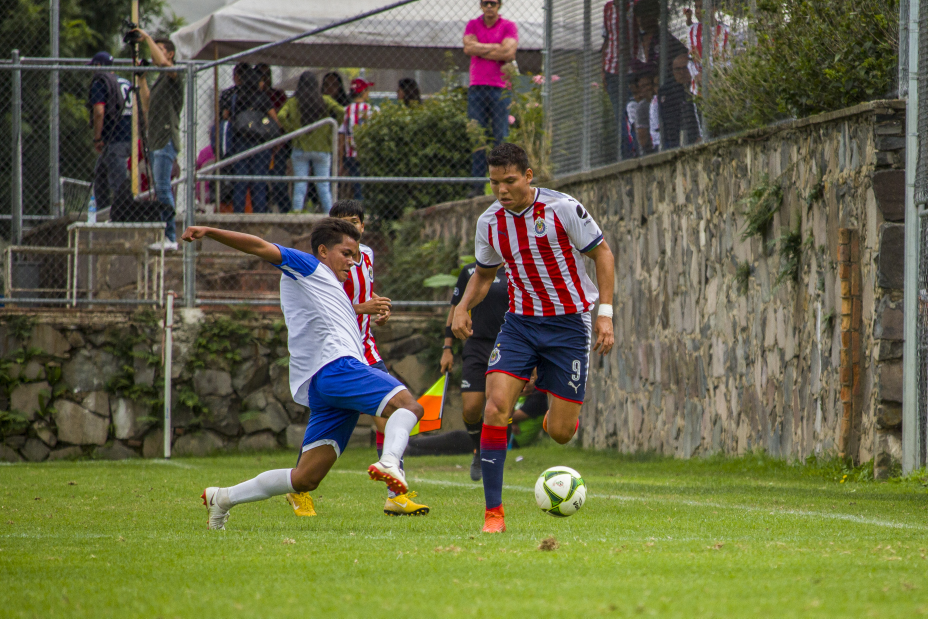
#> input picture sources/Chivas vs Gallos_247.jpg, 2783 x 1855 px (shown at 1/3 size)
$ python main.py
#> lines starting #> are read from the running program, lines starting #| are printed output that depends on the picture
### algoritmo/ncuts.py
import numpy as np
import cv2
import matplotlib.pyplot as plt
from scipy.sparse import diags, lil_matrix
from scipy.sparse.linalg import eigsh
from sklearn.feature_extraction.image import img_to_graph
from sklearn.cluster import KMeans


# 1. CONSTRUCCIÓN DEL GRAFO

def construir_grafo_rapido(imagen, sigma_color=40.0, sigma_espacial=15.0):
    """
    Construye la matriz de afinidad W usando operaciones vectorizadas.
    """
    alto, ancho, canales = imagen.shape


    # Pasamos solo el primer canal para definir la estructura de rejilla 2D.

    print("   -> Generando estructura de grafo (vectorizado)...")
    grafo = img_to_graph(imagen[:, :, 0])

    grafo_coo = grafo.tocoo()
    src = grafo_coo.row
    dst = grafo_coo.col

    # Calcular Distancia de Color
    colores_flat = imagen.reshape(-1, canales)
    colores_src = colores_flat[src]
    colores_dst = colores_flat[dst]
    dist_color_sq = np.sum((colores_src - colores_dst) ** 2, axis=1)

    # Calcular Distancia Espacial
    y_coords, x_coords = np.indices((alto, ancho))
    coords = np.stack([y_coords.ravel(), x_coords.ravel()], axis=1)
    coords_src = coords[src]
    coords_dst = coords[dst]
    dist_espacial_sq = np.sum((coords_src - coords_dst) ** 2, axis=1)

    # Calcular Pesos Finales (Kernel Gaussiano)
    print(f"   -> Calculando pesos (Sigma Color: {sigma_color}, Sigma Espacial: {sigma_espacial})...")
    pesos = np.exp(-dist_color_sq / (sigma_color**2)) * np.exp(-dist_espacial_sq / (sigma_espacial**2))

    grafo.data = pesos
    return grafo


# 2. SOLVER ROBUSTO (CORREGIDO PARA CONVERGENCIA)

def ncuts(W, num_segmentos):
    """
    Resuelve (D - W)x = lambda Dx usando Shift-Invert para estabilidad.
    """
    print("   -> Calculando Matriz Laplaciana...")

    # Grados con epsilon para seguridad
    grados = np.array(W.sum(axis=1)).flatten()
    grados[grados < 1e-10] = 1e-10

    D_inv_sqrt = diags(1.0 / np.sqrt(grados))
    D = diags(grados)
    L = D - W

    # Laplaciano Normalizado: L_sym = D^-1/2 * L * D^-1/2
    L_sym = D_inv_sqrt @ L @ D_inv_sqrt

    print(f"   -> Resolviendo {num_segmentos} vectores propios (Modo Shift-Invert)...")


    # sigma=0.001 + which='LM'
    try:
        valores, vectores = eigsh(
            L_sym,
            k=num_segmentos + 1, # Buscamos k+1 porque el primero se descarta
            sigma=0.001,
            which='LM',
            maxiter=5000,
            ncv=20
        )
    except Exception as e:
        print(f"   ERROR: No convergió ({e}). Devolviendo ruido.")
        return np.random.rand(L_sym.shape[0], num_segmentos)

    # Recuperar solución original y descartar el primer vector (que es casi 0)
    # Devolvemos los vectores desde el índice 1 hasta el final
    vectores_embedding = D_inv_sqrt @ vectores[:, 1:]

    return vectores_embedding

### main.py
from algoritmo.ncuts import construir_grafo_rapido, ncuts
import cv2
import matplotlib.pyplot as plt
from sklearn.cluster import KMeans
import numpy as np


def main():
    # RUTA DE TU IMAGEN
    ruta = 'sources/Chivas vs Gallos_247.jpg'
    img = cv2.imread(ruta)
#> img is the input picture: shape (1855, 2783, 3); mean B, G, R 70.6, 102.7, 102.4

    if img is None:
        print(f"Error: No se encuentra la imagen en {ruta}")
        return

    # Aumentamos un poco la resolución para mejor detalle
    tano_target = (80, 80)
    img_resized = cv2.resize(img, tano_target)
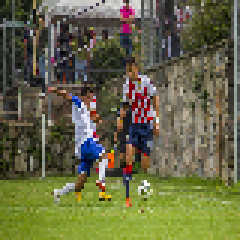
#> img_resized: shape (80, 80, 3) (shown 3 times larger); mean B, G, R 70.7, 102.7, 102.5

    # Convertir a LAB para mejor percepción de color
    img_lab = cv2.cvtColor(img_resized, cv2.COLOR_BGR2LAB).astype(np.float32)
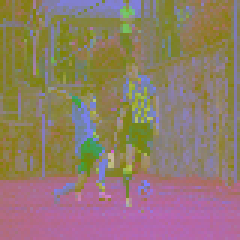
#> img_lab: shape (80, 80, 3) float32 (shown 3 times larger); mean B, G, R 108.1, 123.6, 145.3

    print("1. Construyendo Grafo...")
    # Estos parámetros son más tolerantes para evitar "ruido"
    W = construir_grafo_rapido(img_lab, sigma_color=40.0, sigma_espacial=15.0)
#> in construir_grafo_rapido, `coords_src = coords[src]`: coords_src = 31680 pairs, first value 0 to 79, second value 0 to 79
#> in construir_grafo_rapido, `coords_dst = coords[dst]`: coords_dst has the same summary as coords_src

    # --- CONFIGURACIÓN DE SEGMENTOS ---
    # Usamos 4 para separar
    NUM_CLUSTERS = 4

    print("2. Resolviendo NCuts...")
    vectores_embedding = ncuts(W, NUM_CLUSTERS)

    print(f"3. Segmentando en {NUM_CLUSTERS} clusters...")
    # KMeans usa los vectores propios para agrupar los píxeles
    kmeans = KMeans(n_clusters=NUM_CLUSTERS, random_state=42).fit(vectores_embedding)
    labels = kmeans.labels_.reshape(tano_target[1], tano_target[0])
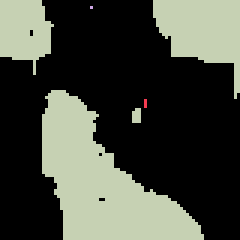
#> labels: shape (80, 80) int32 (shown 3 times larger); 4 distinct labels, from 0 to 3; one colour per label, 0 black

    # --- VISUALIZACIÓN ---
    plt.figure(figsize=(14, 5))

    # 1. Original
    plt.subplot(1, 3, 1)
    plt.imshow(cv2.cvtColor(img_resized, cv2.COLOR_BGR2RGB))
    plt.title("Imagen Original")
    plt.axis('off')

    # 2. Vector Fiedler (El más importante)
    plt.subplot(1, 3, 2)
    # Mostramos solo el primer vector informativo
    plt.imshow(vectores_embedding[:, 0].reshape(tano_target[1], tano_target[0]), cmap='jet')
    plt.title("Vector Fiedler (Estructura detectada)")
    plt.axis('off')

    # 3. Segmentación Final
    plt.subplot(1, 3, 3)
    plt.imshow(labels, cmap='tab10') # 'tab10' tiene colores distintivos
    plt.title(f"Segmentación ({NUM_CLUSTERS} regiones)")
    plt.axis('off')

    plt.tight_layout()
    print("Mostrando resultados...")
    plt.show()
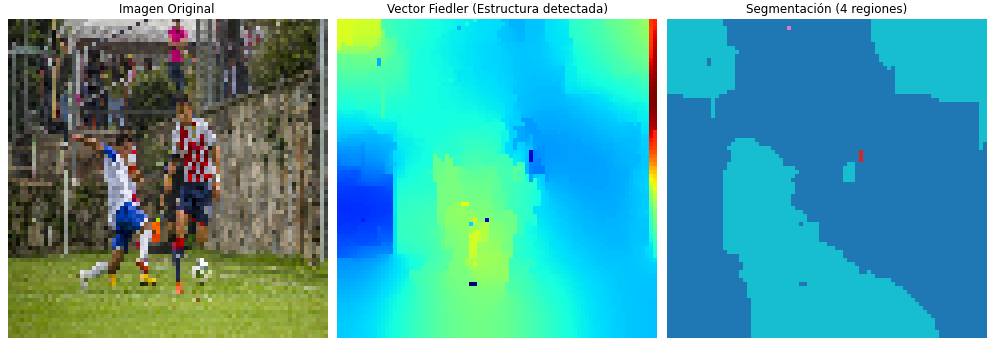
#> figure drawn by matplotlib, 3 panels

if __name__ == "__main__":
    main()

$ run again, with sources/atardecer.jpeg copied over sources/Chivas vs Gallos_247.jpg
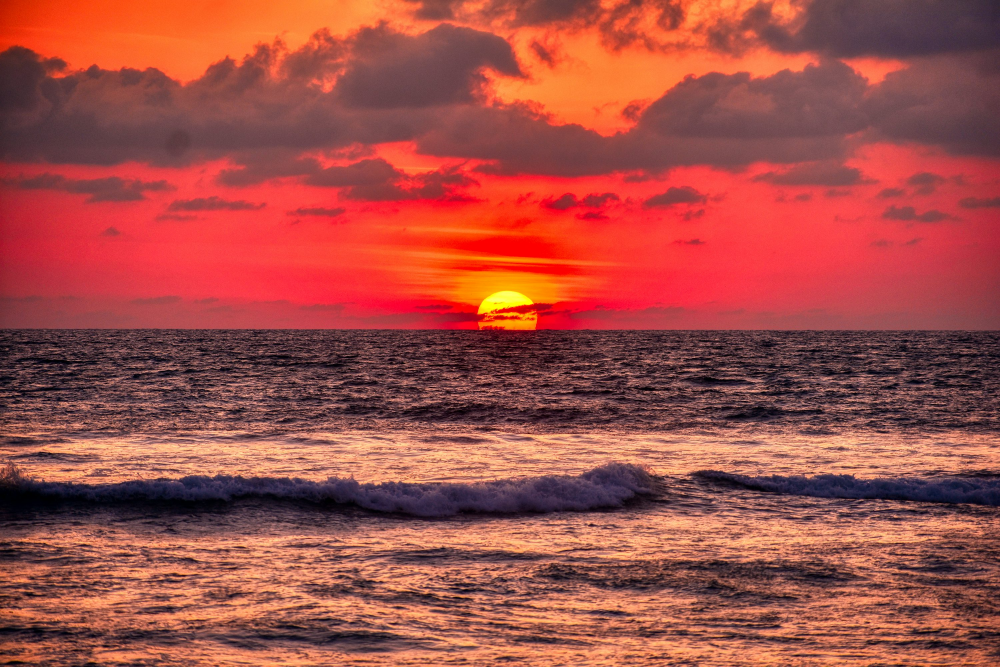
#> input picture sources/atardecer.jpeg, 3000 x 2000 px (shown at 1/3 size)
#> in main, img is the input picture: shape (2000, 3000, 3); mean B, G, R 69.9, 77.7, 162.5
#> in main, `img_lab = cv2.cvtColor(img_resized, cv2.COLOR_BGR2LAB).astype(np.float..`:
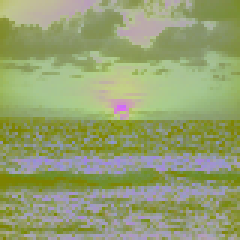
#> img_lab: shape (80, 80, 3) float32 (shown 3 times larger); mean B, G, R 112.5, 160.8, 149.1
#> coords_src = 31680 pairs, first value 0 to 79, second value 0 to 79
#> coords_dst has the same summary as coords_src
#> labels: shape (80, 80) int32; 4 distinct labels, from 0 to 3
#> in main, `plt.show()`:
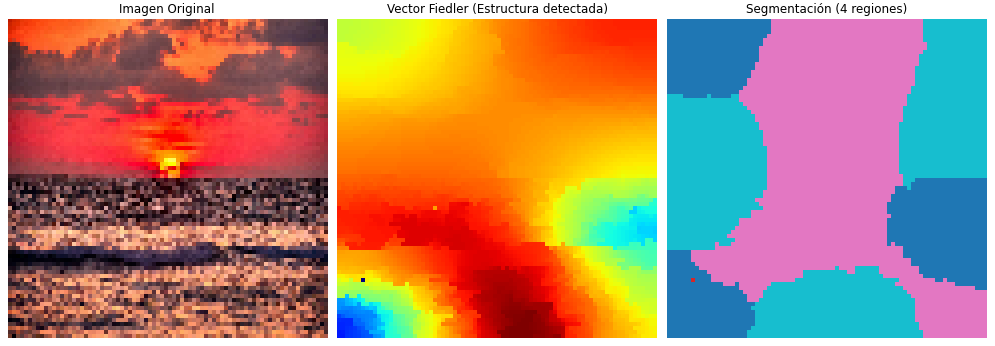
#> figure drawn by matplotlib, 3 panels
